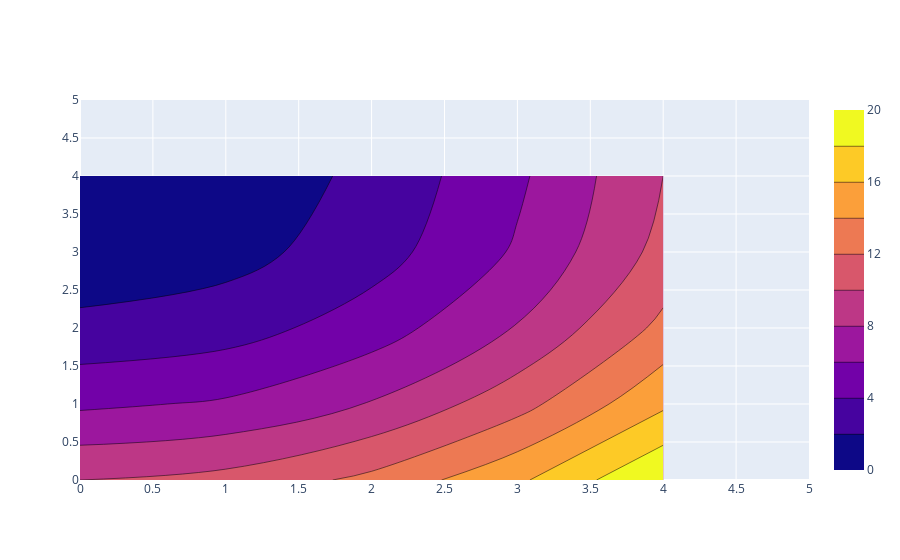

The code cell stored with this chart in its notebook:
### Code cell
import plotly.graph_objects as go

def set_equal_grid_spacing(fig):
    """
    Adjusts the spacing of the grid lines in a Plotly figure to be equal on both axes.
    This function assumes that the figure's layout has already been defined.

    Parameters:
    - fig (plotly.graph_objs.Figure): The figure object to be modified.
    """
    # Extract the current axis ranges from the plot layout
    x_range = fig.layout.xaxis.range if fig.layout.xaxis.range else [fig.layout.xaxis.range[0], fig.layout.xaxis.range[1]]
    y_range = fig.layout.yaxis.range if fig.layout.yaxis.range else [fig.layout.yaxis.range[0], fig.layout.yaxis.range[1]]

    # Compute the lengths of each axis range
    x_length = x_range[1] - x_range[0]
    y_length = y_range[1] - y_range[0]

    # Determine the number of grid lines based on the smaller dimension
    num_grid_lines = 10  # Default number of grid lines

    # Calculate grid spacing based on the smaller range to maintain square grids
    grid_spacing = min(x_length, y_length) / num_grid_lines

    # Set the tickmode to 'linear' and adjust dtick for both axes
    fig.update_layout(
        xaxis=dict(
            tickmode='linear',
            dtick=grid_spacing
        ),
        yaxis=dict(
            tickmode='linear',
            dtick=grid_spacing
        )
    )

    return fig

# Example usage:
fig = go.Figure(data=go.Contour(z=[[10, 10.625, 12.5, 15.625, 20],
                                   [5.625, 6.25, 8.125, 11.25, 15.625],
                                   [2.5, 3.125, 5, 8.125, 12.5],
                                   [0.625, 1.25, 3.125, 6.25, 10.625],
                                   [0, 0.625, 2.5, 5.625, 10]]))
fig.update_layout(xaxis_range=[0, 5], yaxis_range=[0, 5])
fig = set_equal_grid_spacing(fig)
fig.show()

### Figure 1 — Plotly figure (JSON) as saved in the notebook; plotly's stock layout.template omitted (floating-point values rounded to 4 significant figures)
{"data": [{"type": "contour", "z": [[10, 10.62, 12.5, 15.62, 20], [5.625, 6.25, 8.125, 11.25, 15.62], [2.5, 3.125, 5, 8.125, 12.5], [0.625, 1.25, 3.125, 6.25, 10.62], [0, 0.625, 2.5, 5.625, 10]]}], "layout": {"xaxis": {"dtick": 0.5, "range": [0, 5], "tickmode": "linear"}, "yaxis": {"dtick": 0.5, "range": [0, 5], "tickmode": "linear"}}}
